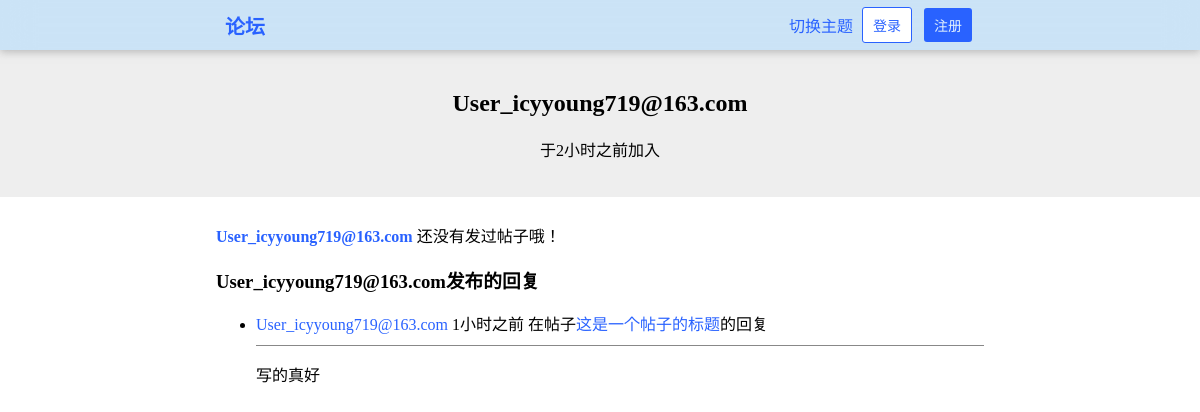
The page /user/icyyoung719@163.com/ on the database as committed earlier.
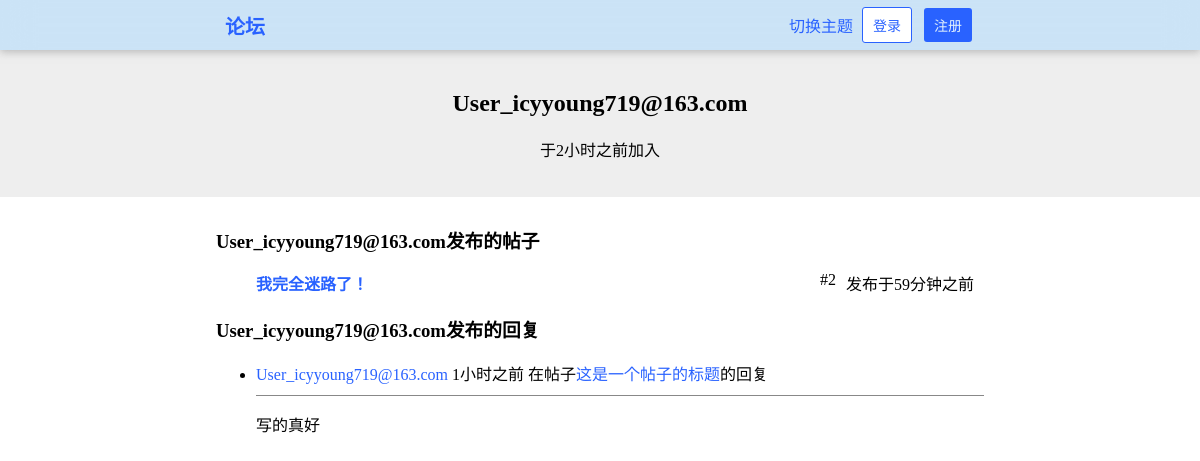
The same page on the database as committed later.
### HustRava_app/models.py (models this page shows, shortened)
class User(models.Model):
    name = models.CharField(max_length=30,blank=True)
    email = models.EmailField(unique=True)
    password = models.CharField(max_length=30)
    created_at = models.DateTimeField(auto_now_add=True)
    bio = models.TextField(max_length = 100, blank=True)

class Comment(models.Model):
    content = models.TextField()
    created_at = models.DateTimeField(auto_now_add=True)
    author = models.ForeignKey('User', on_delete = models.CASCADE, related_name = "comments")
    post = models.ForeignKey('Post', on_delete = models.CASCADE, related_name = "comments")
    like_nums = models.IntegerField(default = 0)

class Post(models.Model):
    title = models.CharField(max_length=100)
    content = models.TextField()
    created_at = models.DateTimeField(auto_now_add=True)
    author = models.ForeignKey('User', on_delete = models.CASCADE, related_name = "posts")
    like_nums = models.IntegerField(default = 0)
    is_topped = models.BooleanField("置顶帖子", default=False)

### HustRava_app/views.py (the view)
# urls.py: path('user/<str:user_email>/', views.user, name="user"),                     # 用户 GET
def user(request, user_email):
    try:
        user = User.objects.get(email = user_email)
    except:
        raise Http404("用户不存在")
    if "logged_in_user" in request.session:
        return render(request, 'user.html', {
            'user': user,
            'posts': Post.objects.filter(author=user),
            'comments': Comment.objects.filter(author=user),
            'logged_in_user': request.session["logged_in_user"],
            'logged_in_user_email': request.session["logged_in_user_email"]
        })
    else:
        return render(request, 'user.html', {
            'user': user,
            'posts': Post.objects.filter(author=user),
            'comments': Comment.objects.filter(author=user),
        })

### HustRava_app/templates/user.html (shortened to what this page needs)
{% load humanize %}
{% load static %}
<!DOCTYPE html>
<html>
    <head>
        <link rel="stylesheet" type="text/css" href="{% static 'style.css' %}" />
        <link rel="stylesheet" type="text/css" href="{% static 'style-forum.css' %}" />
        <link rel="stylesheet" type="text/css" href="{% static 'style-dark.css' %}" />
    </head>
    <body>
        <header class="header">
            <a href="/" class="a-button header-title">论坛</a>
            {% if logged_in_user %}
                <div class="dropdown">
                    <button class="button-dropdown">{{ logged_in_user }}</button>
                    <div class="dropdown-content">
                        <ul>
                            <li><a href="/user/{{ logged_in_user_email }}"><div>个人主页</div></a></li>
                            <li><a href="/settings/"><div>设置</div></a></li>
                            <li><a onclick="toggle_theme()"><div>切换主题</div></a></li>
                            <div class="hr" style="margin: 4% 3px;"></div>
                            <li><a href="/logout/"><div class="logout-button">退出登录</div></a></li>
                        </ul>
                    </div>
                </div>
            {% else %}
                <a onclick="toggle_theme()" style="cursor: pointer;">切换主题</a>
                <a href="/login/" class="a-button"><button class="button-white">登录</button></a>
                <a href="/register/" class="a-button"><button>注册</button></a>
            {% endif %}
        </header>
            <div id="main">
                <div class="banner">
                    <h2>{{ user.name }}</h2>
                    <p title="{{ user.created_at }}">于{{ user.created_at|naturaltime }}加入</p>
                </div>
                <div class="content">
                    {% if posts %}
                        <h3>{{ user.name }}发布的帖子</h3>
                        <ul class="post-list">
                            {% for post in posts %}
                                <li class="flex">
                                    <a href="/post/{{ post.id }}/"><b>{{ post.title }}</b></a>
                                    <div class="header-spacer"></div>
                                    <span>#{{ post.id }}</span>
                                    <span><span title="{{ post.created_at }}">发布于{{ post.created_at|naturaltime }}</span></span>
                                </li>
                            {% endfor %}
                        </ul>
                    {% else %}
                        <p>
                            <a href="/user/{{ user.email }}/"><b>{{ user.name }}</b></a>
                            <span>还没有发过帖子哦！</span>
                        </p>
                    {% endif %}
                    {% if comments %}
                        <h3>{{ user.name }}发布的回复</h3>
                        <ul class="comment-list">
                            {% for comment in comments %}
                                <li>
                                    <a href="/user/{{ comment.author.email }}">{{ comment.author.name }}</a>
                                    <span title="回复于{{ comment.created_at }}">{{ comment.created_at|naturaltime }}</span>
                                    <span>在帖子</span><a href="/post/{{ comment.post.id }}">{{ comment.post.title }}</a><span>的回复</span>
                                    <div class="hr"></div>
                                    {{ comment.content|linebreaks }}
                                </li>
                            {% endfor %}
                        </ul>
                    {% else %}
                        <p>
                            <a href="/user/{{ user.email }}/"><b>{{ user.name }}</b></a>
                            <span>还没有发过回复哦！</span>
                        </p>
                    {% endif %}
                </div>
            </div>
    </body>
</html>

Rows that differ between the two databases and show on the page:
added Post: title "我完全迷路了！", id "2", created_at "59分钟之前"
Other text that changed with them:
text no longer shown: "还没有发过帖子哦！"
text now shown: "发布的帖子"
